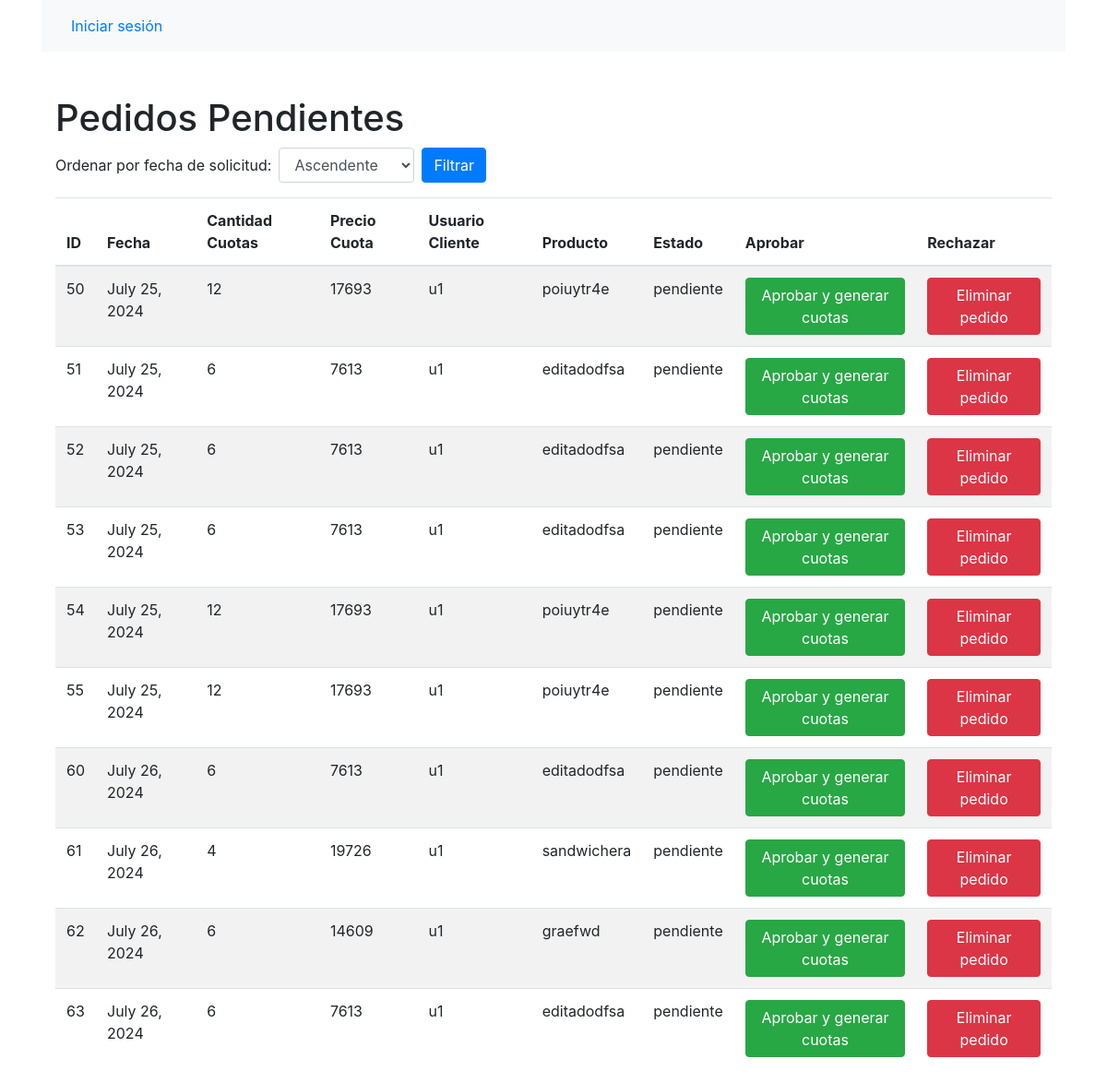
/pedidospendientes/, run on the app's committed database.
### web_elect/models.py (models this page shows, shortened)
class pedidos(models.Model):
    fecha = models.DateField(auto_now_add=True)
    fecha_primera_cuota = models.DateField(null=True, blank=True)
    cantidad_cuotas = models.IntegerField()
    precio_cuota = models.IntegerField()
    usuario_cliente = models.ForeignKey(usuarios, on_delete=models.RESTRICT)
    producto = models.ForeignKey(productos, on_delete=models.RESTRICT)
    estado = models.CharField(max_length=30)
    fecha_aprobado = models.DateField(null=True, blank=True)

class usuarios(models.Model):
    nombre = models.CharField(max_length=255)
    apellido = models.CharField(max_length=255)
    username = models.CharField(max_length=25)
    password = models.CharField(max_length=128)  # Aumenta la longitud para almacenar contraseñas hasheadas
    telefono = models.CharField(max_length=255)
    email = models.CharField(max_length=255)
    direccion = models.CharField(max_length=255)
    rol = models.CharField(max_length=2)  # 1 CLIENTE 2 AUXILIAR 3 ADMINISTRADOR
    estado = models.CharField(max_length=25)

class productos(models.Model):
    descripcion = models.CharField(max_length=255)
    stock = models.IntegerField()
    precio_total = models.IntegerField()
    cantidad_cuotas = models.IntegerField()
    precio_cuota = models.IntegerField()
    imagen = models.CharField(max_length=200)
    marca = models.ForeignKey(marcas,on_delete=models.RESTRICT)
    estado = models.CharField(max_length=5, null=True, blank=True)

### web_elect/pedidos.py (the view)
# urls.py: path('pedidospendientes/', pedidos.verPendientes, name='pedidospendientes'),
def verPendientes(request):
    orden = request.GET.get('orden', 'asc')
    print("orden: ",orden)
    if orden == 'desc':
        n_pedidos = pedidos.objects.all().filter(estado='pendiente').order_by('-fecha')
    else:
        n_pedidos = pedidos.objects.all().filter(estado='pendiente').order_by('fecha')
    if request.method == 'GET':
        n_usuarios = usuarios.objects.all()
        n_productos = productos.objects.all()
        pedidos_list = []
        for pedido in n_pedidos:
            pedidos_list.append({
                'id': pedido.id,
                'fecha': pedido.fecha,
                'fecha_primera_cuota': pedido.fecha_primera_cuota,
                'cantidad_cuotas': pedido.cantidad_cuotas,
                'precio_cuota': pedido.precio_cuota,
                'usuario_cliente': pedido.usuario_cliente.username,
                'producto': pedido.producto.descripcion,
                'estado': pedido.estado,
                'fecha_aprobado': pedido.fecha_aprobado
            })
        print("pedidos_list: ",pedidos_list)
        context = {
            'n_pedidos': n_pedidos,
            'n_productos': n_productos,
            'n_usuarios': n_usuarios,
            'orden': orden
        }
        return render(request, 'pendientes.html', context)
    return JsonResponse({'error': 'Método no permitido'}, status=405)

### web_elect/templates/pendientes.html (shortened to what this page needs)
{% extends 'base.html' %}
{% block content %}
<div class="container mt-5" style="background-color: white">
    <h1>Pedidos Pendientes</h1>
    <form method="get" class="form-inline mb-3">
        <label for="orden" class="mr-2">Ordenar por fecha de solicitud:</label>
        <select name="orden" id="orden" class="form-control mr-2">
            <option value="asc" {% if orden == 'asc' %}selected{% endif %}>Ascendente</option>
        </select>
        <button type="submit" class="btn btn-primary">Filtrar</button>
    </form>
    <table class="table table-striped">
        <thead>
            <tr>
                <th>ID</th>
                <th>Fecha</th>
                <th>Cantidad Cuotas</th>
                <th>Precio Cuota</th>
                <th>Usuario Cliente</th>
                <th>Producto</th>
                <th>Estado</th>
                <th>Aprobar</th>
                <th>Rechazar</th>
            </tr>
        </thead>
        <tbody>
            {% for pedido in n_pedidos %}
            <tr>
                <td>{{ pedido.id }}</td>
                <td>{{ pedido.fecha }}</td>
                <td>{{ pedido.cantidad_cuotas }}</td>
                <td>{{ pedido.precio_cuota }}</td>
                <td>{{ pedido.usuario_cliente.username }}</td>
                <td>{{ pedido.producto.descripcion }}</td>
                <td>{{ pedido.estado }}</td>
                <td>
                    <button class="btn btn-success" onclick="aprobarPedido({{ pedido.id }})">Aprobar y generar cuotas</button>
                </td>
                <td>
                    <button class="btn btn-danger" onclick="rechazarPedido({{ pedido.id }})">Eliminar pedido</button>
                </td>
            </tr>
            {% empty %}
            <tr>
                <td colspan="10">No hay pedidos pendientes.</td>
            </tr>
            {% endfor %}
        </tbody>
    </table>
</div>
{% endblock %}

### web_elect/templates/base.html (shortened to what this page needs)
{% load static %}
<!DOCTYPE html>
<html lang="en">
<head>
    <link rel="stylesheet" href="https://stackpath.bootstrapcdn.com/bootstrap/4.5.2/css/bootstrap.min.css">
    <link rel="stylesheet" href="{% static 'css/styles.css' %}">
</head>
<body style="
background-image: url('/media/imagenes/fondo.jpg');
background-size: cover;
background-position: center;
">
  <div class="container">
      <div id="divlogin" class="navbar navbar-expand-lg navbar-light bg-light" style="display: none;">
        <a class="nav-link" href="/login">Iniciar sesión</a>
      </div>
      <div>
        {% block content %}
        {% endblock %}
      </div>
  </div>
</body>
</html>

### data on the page
pedidos: id "50", fecha "July 25, 2024", cantidad_cuotas "12", precio_cuota "17693", usuario_cliente.username "u1", producto.descripcion "poiuytr4e", estado "pendiente"
pedidos: id "51", fecha "July 25, 2024", cantidad_cuotas "6", precio_cuota "7613", usuario_cliente.username "u1", producto.descripcion "editadodfsa", estado "pendiente"
pedidos: id "52", fecha "July 25, 2024", cantidad_cuotas "6", precio_cuota "7613", usuario_cliente.username "u1", producto.descripcion "editadodfsa", estado "pendiente"
pedidos: id "53", fecha "July 25, 2024", cantidad_cuotas "6", precio_cuota "7613", usuario_cliente.username "u1", producto.descripcion "editadodfsa", estado "pendiente"
pedidos: id "54", fecha "July 25, 2024", cantidad_cuotas "12", precio_cuota "17693", usuario_cliente.username "u1", producto.descripcion "poiuytr4e", estado "pendiente"
pedidos: id "55", fecha "July 25, 2024", cantidad_cuotas "12", precio_cuota "17693", usuario_cliente.username "u1", producto.descripcion "poiuytr4e", estado "pendiente"
pedidos: id "60", fecha "July 26, 2024", cantidad_cuotas "6", precio_cuota "7613", usuario_cliente.username "u1", producto.descripcion "editadodfsa", estado "pendiente"
pedidos: id "61", fecha "July 26, 2024", cantidad_cuotas "4", precio_cuota "19726", usuario_cliente.username "u1", producto.descripcion "sandwichera", estado "pendiente"
pedidos: id "62", fecha "July 26, 2024", cantidad_cuotas "6", precio_cuota "14609", usuario_cliente.username "u1", producto.descripcion "graefwd", estado "pendiente"
pedidos: id "63", fecha "July 26, 2024", cantidad_cuotas "6", precio_cuota "7613", usuario_cliente.username "u1", producto.descripcion "editadodfsa", estado "pendiente"
